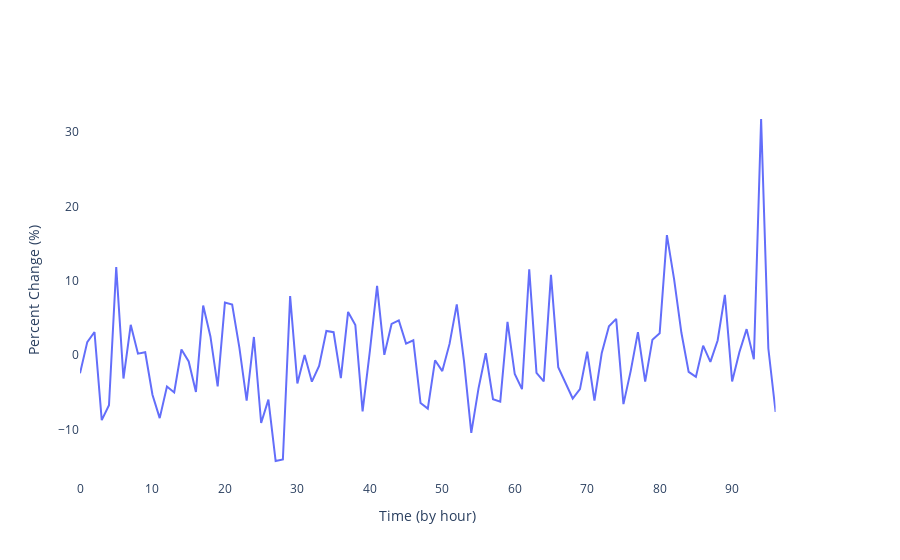

Notebook code for this chart:
### Code cell
fig = make_subplots(specs=[[{"secondary_y": True}]])
fig.add_trace(go.Scatter(x=df_train.index, y=y_test.values*100,
                    mode='lines',
                    name='Aave Change'),
                    secondary_y=False)
fig.update_layout({
'plot_bgcolor': 'rgba(255, 255, 255, 255)',
'paper_bgcolor': 'rgba(255, 255, 255, 255)',
})
fig.update_xaxes(title="Time (by hour)")
fig.update_yaxes(title="Percent Change (%)")

### Figure 1 — Plotly figure (JSON) as saved in the notebook; plotly's stock layout.template omitted (floating-point values rounded to 4 significant figures; data arrays with more than 128 entries replaced by an {"elided": "..."} marker saying what was removed)
{"data": [{"mode": "lines", "name": "Aave Change", "type": "scatter", "x": {"elided": "384 int values"}, "xaxis": "x", "y": [-2.453, 1.748, 3.106, -8.739, -6.741, 11.83, -3.15, 4.072, 0.1982, 0.3863, -5.322, -8.473, -4.217, -5.015, 0.7531, -0.8515, -4.947, 6.66, 2.505, -4.193, 7.062, 6.798, 0.9641, -6.129, 2.439, -9.126, -5.991, -14.24, -14.03, 7.932, -3.818, 0.02464, -3.572, -1.466, 3.24, 3.076, -3.104, 5.808, 4.039, -7.578, 0.4904, 9.303, 0.0288, 4.192, 4.662, 1.548, 1.992, -6.444, -7.199, -0.6959, -2.151, 1.508, 6.814, -0.8389, -10.45, -4.478, 0.2493, -5.93, -6.261, 4.477, -2.545, -4.583, 11.53, -2.38, -3.534, 10.79, -1.618, -3.8, -5.838, -4.569, 0.4487, -6.108, 0.2444, 3.881, 4.874, -6.588, -2.15, 3.095, -3.56, 2.07, 2.947, 16.14, 10.14, 2.999, -2.249, -2.929, 1.266, -0.911, 1.963, 8.096, -3.542, 0.3851, 3.495, -0.5521, 31.74, 0.8845, -7.647], "yaxis": "y"}], "layout": {"paper_bgcolor": "rgba(255, 255, 255, 255)", "plot_bgcolor": "rgba(255, 255, 255, 255)", "xaxis": {"anchor": "y", "domain": [0, 0.94], "title": {"text": "Time (by hour)"}}, "yaxis": {"anchor": "x", "domain": [0, 1], "title": {"text": "Percent Change (%)"}}, "yaxis2": {"anchor": "x", "overlaying": "y", "side": "right", "title": {"text": "Percent Change (%)"}}}}
